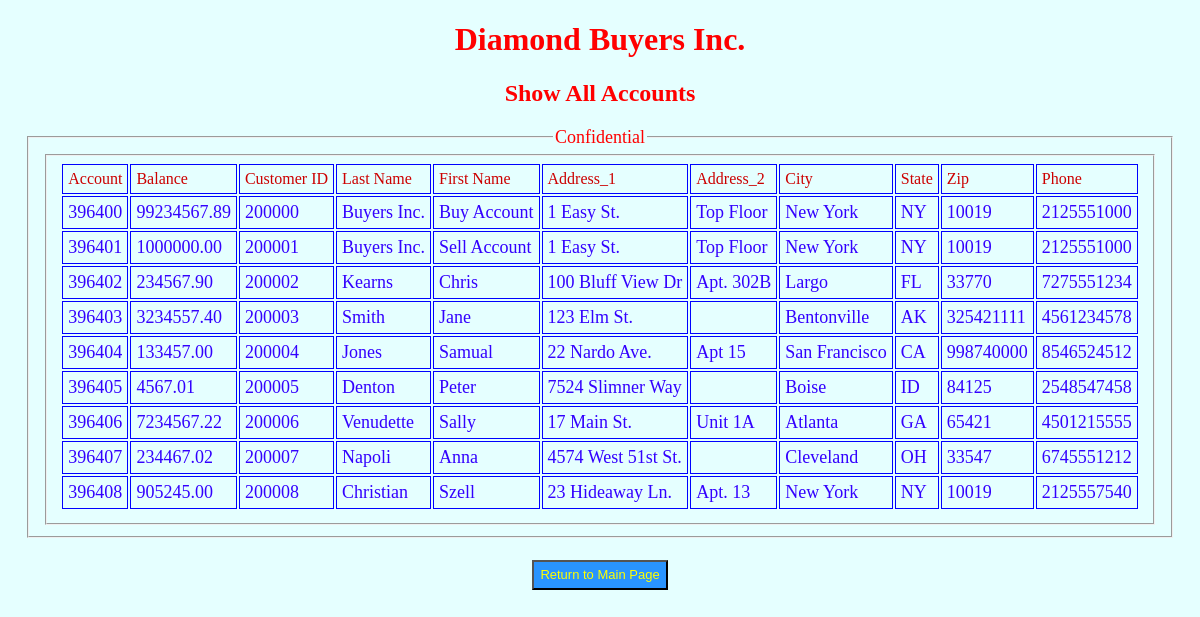
Page /showAccount.php on the committed database.
### tables this page shows
CREATE TABLE Account (
	id INT AUTO_INCREMENT PRIMARY KEY,
	C_ID INT NOT NULL,
	Balance DECIMAL(10,2) NOT NULL,
	INDEX Customer_Account_index(C_ID),
	FOREIGN KEY(C_ID) REFERENCES Customers(id) ON DELETE CASCADE ON UPDATE CASCADE
);

CREATE TABLE Customers (
	id INT AUTO_INCREMENT PRIMARY KEY,
	Lname VARCHAR(30) NOT NULL,
	Fname VARCHAR(30) NOT NULL,
	Addr_1 VARCHAR(30) NOT NULL,
	Addr_2 VARCHAR(30),
	City VARCHAR(25) NOT NULL,
	State VARCHAR(2) NOT NULL,
	Zip INT UNSIGNED NOT NULL,
	Phone BIGINT UNSIGNED NOT NULL
);

### showAccount.php (the view, shortened to what this page needs)
<?php
$mysqli = new mysqli("oniddb.cws.oregonstate.edu", "kearnsc-db", "w1nUsqnlrqoqpUq4", "kearnsc-db");
?>
<!DOCTYPE HTML>
<html>
<head>
<link rel="stylesheet" type="text/css" href="../Diamonds/style.css" />
</head>
<body>
<h1>Diamond Buyers Inc.</h1>
<h2>Show All Accounts</h2>
<div>
	<fieldset class="fieldset-auto-width">
	<legend>Confidential</legend>
		<fieldset class="fieldset-left">
			<table class="table_display">
				<tr>
					<td class="bold">Account</td>
					<td class="bold">Balance</td>
					<td class="bold">Customer ID</td>
            		<td class="bold">Last Name</td>
            		<td class="bold">First Name</td>
            		<td class="bold">Address_1</td>
            		<td class="bold">Address_2</td>
            		<td class="bold">City</td>
                    <td class="bold">State</td>
            		<td class="bold">Zip</td>
            		<td class="bold">Phone</td>
				</tr>
<?php
if(!($stmt = $mysqli->prepare("SELECT A.id AS Account, A.Balance, Cu.id AS 'Cust_ID', Cu.Lname, Cu.Fname, Cu.Addr_1,
									  Cu.Addr_2, Cu.City, Cu.State, Cu.Zip, Cu.Phone
							   FROM Customers Cu
							   INNER JOIN Account A ON Cu.id = A.C_ID"))){
	echo "Prepare failed: "  . $stmt->errno . " " . $stmt->error;
}
if(!$stmt->execute()){
	echo "Execute failed: " . $mysqli->connect_errno . " " . $mysqli->connect_error;
}
if(!$stmt->bind_result($Account, $Balance, $Cust_ID, $Lname, $Fname, $Addr_1, $Addr_2, $City, $State, $Zip, $Phone)){
	echo "Bind failed: "  . $mysqli->connect_errno . " " . $mysqli->connect_error;
}
while($stmt->fetch()){
	echo "<tr>\n<td>\n" . $Account . "\n</td>\n<td>\n" . $Balance . "\n</td>\n<td>\n" . $Cust_ID . "\n</td>\n<td>\n" . $Lname . "\n</td>\n<td>\n" . $Fname . "\n</td>\n<td>\n" . $Addr_1 . "\n</td>\n<td>\n" . $Addr_2 . "\n</td>\n<td>\n" . $City . "\n</td>\n<td>\n" . $State . "\n</td>\n<td>\n" . $Zip . "\n</td>\n<td>\n" . $Phone . "\n</td>\n</tr>";
}
?>
			</table>
		</fieldset>
	</fieldset>
    <br><br>
    <button type="button" class="button" onclick="location.href = 'http://web.engr.oregonstate.edu/~kearnsc/Diamonds/';">Return to Main Page</button>
</div>
</body>
</html>

### style.css (style rules this page uses)
body { background-color:#E5FFFF }
h1 { text-align:center; color:#FF0000; }
h2 { text-align:center; color:#FF0000; }
.fieldset-auto-width { display:inline-block; text-align: left; font:Arial, Helvetica, sans-serif; color:#3300FF; font-size:18px; }
.table_display td { border: 1px solid blue; padding: 5px; }
.bold { color:#CC0000; font:bold; font-size:16px; }
legend { color:red; font-size:18px; margin:0 auto; }
div { text-align:center; }
button { height: 30px; width:auto border-radius: 5px; font-size: 13px; background-color: #2994FF; color: yellow; }

### rows in the picture
account: id "396400", Balance "99234567.89", C_ID "200000", C_ID.Lname "Buyers Inc.", C_ID.Fname "Buy Account", C_ID.Addr_1 "1 Easy St.", C_ID.Addr_2 "Top Floor", C_ID.City "New York", C_ID.State "NY", C_ID.Zip "10019", C_ID.Phone "2125551000"
account: id "396401", Balance "1000000.00", C_ID "200001", C_ID.Lname "Buyers Inc.", C_ID.Fname "Sell Account", C_ID.Addr_1 "1 Easy St.", C_ID.Addr_2 "Top Floor", C_ID.City "New York", C_ID.State "NY", C_ID.Zip "10019", C_ID.Phone "2125551000"
account: id "396402", Balance "234567.90", C_ID "200002", C_ID.Lname "Kearns", C_ID.Fname "Chris", C_ID.Addr_1 "100 Bluff View Dr", C_ID.Addr_2 "Apt. 302B", C_ID.City "Largo", C_ID.State "FL", C_ID.Zip "33770", C_ID.Phone "7275551234"
account: id "396403", Balance "3234557.40", C_ID "200003", C_ID.Lname "Smith", C_ID.Fname "Jane", C_ID.Addr_1 "123 Elm St.", C_ID.City "Bentonville", C_ID.State "AK", C_ID.Zip "325421111", C_ID.Phone "4561234578"
account: id "396404", Balance "133457.00", C_ID "200004", C_ID.Lname "Jones", C_ID.Fname "Samual", C_ID.Addr_1 "22 Nardo Ave.", C_ID.Addr_2 "Apt 15", C_ID.City "San Francisco", C_ID.State "CA", C_ID.Zip "998740000", C_ID.Phone "8546524512"
account: id "396405", Balance "4567.01", C_ID "200005", C_ID.Lname "Denton", C_ID.Fname "Peter", C_ID.Addr_1 "7524 Slimner Way", C_ID.City "Boise", C_ID.State "ID", C_ID.Zip "84125", C_ID.Phone "2548547458"
account: id "396406", Balance "7234567.22", C_ID "200006", C_ID.Lname "Venudette", C_ID.Fname "Sally", C_ID.Addr_1 "17 Main St.", C_ID.Addr_2 "Unit 1A", C_ID.City "Atlanta", C_ID.State "GA", C_ID.Zip "65421", C_ID.Phone "4501215555"
account: id "396407", Balance "234467.02", C_ID "200007", C_ID.Lname "Napoli", C_ID.Fname "Anna", C_ID.Addr_1 "4574 West 51st St.", C_ID.City "Cleveland", C_ID.State "OH", C_ID.Zip "33547", C_ID.Phone "6745551212"
account: id "396408", Balance "905245.00", C_ID "200008", C_ID.Lname "Christian", C_ID.Fname "Szell", C_ID.Addr_1 "23 Hideaway Ln.", C_ID.Addr_2 "Apt. 13", C_ID.City "New York", C_ID.State "NY", C_ID.Zip "10019", C_ID.Phone "2125557540"
